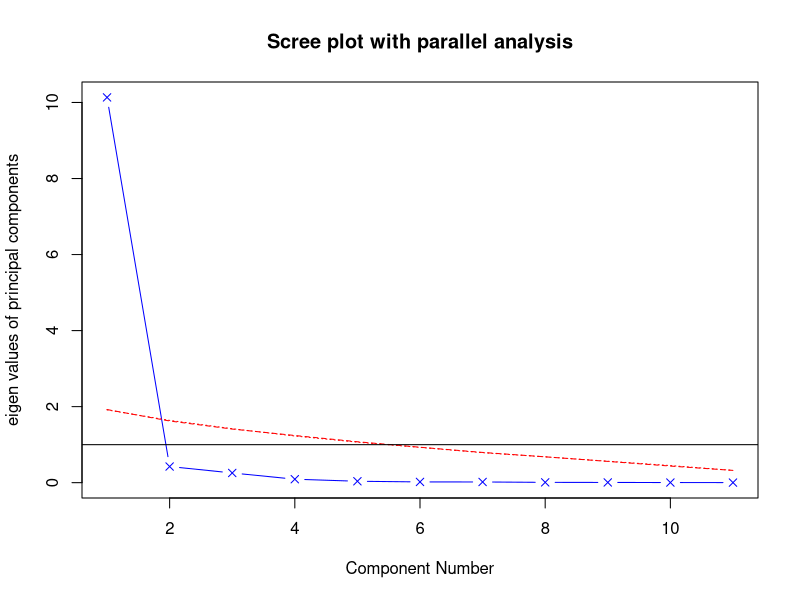
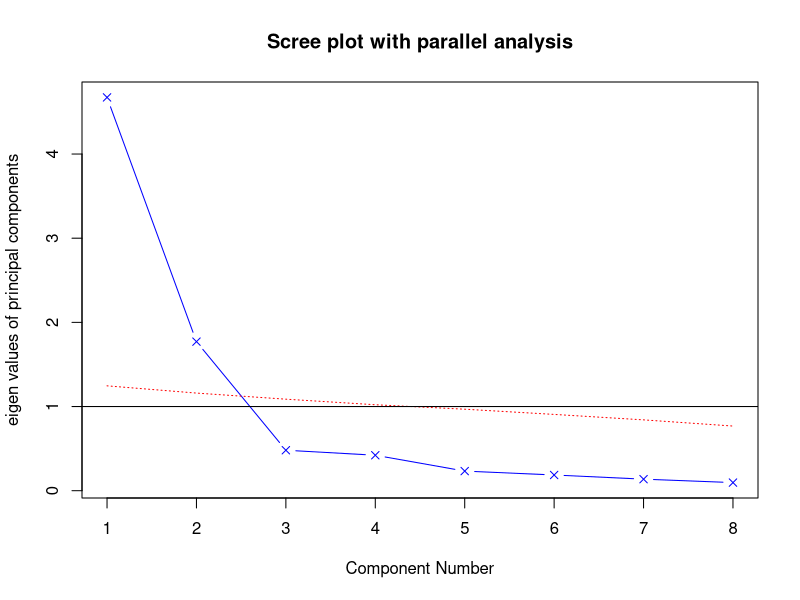
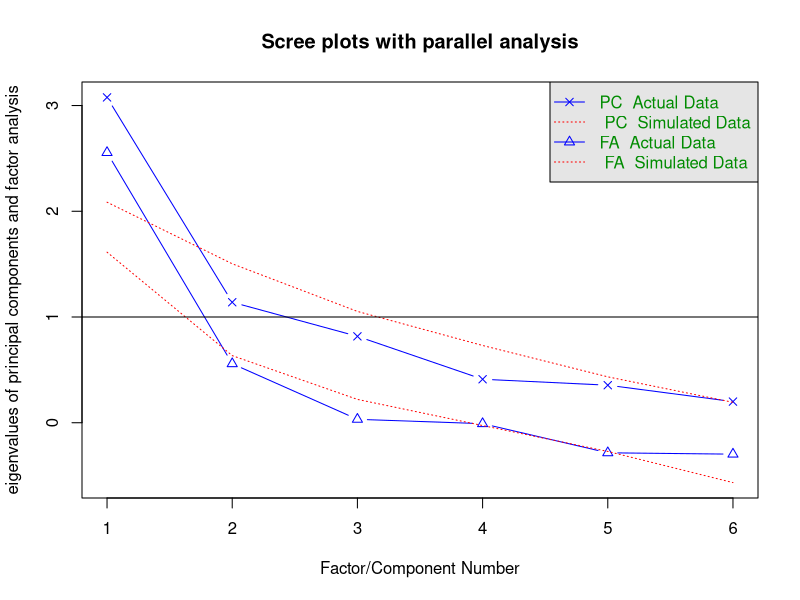
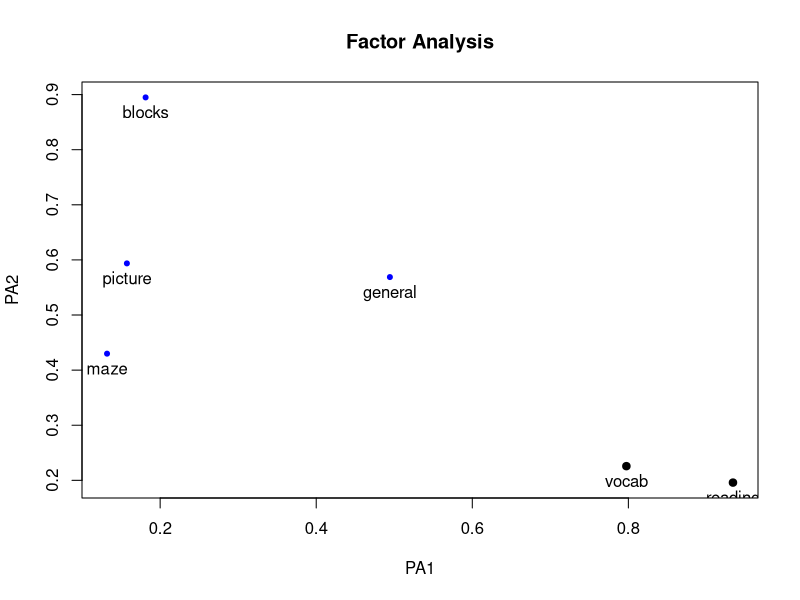
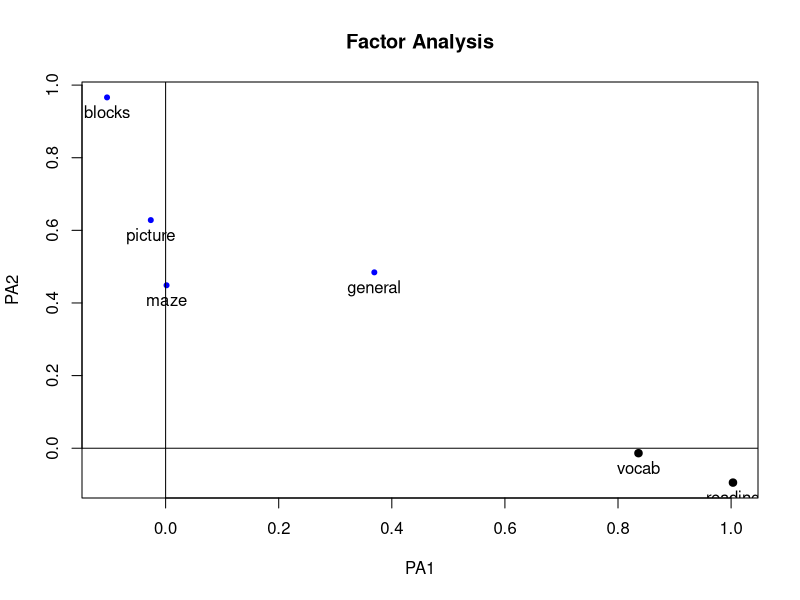
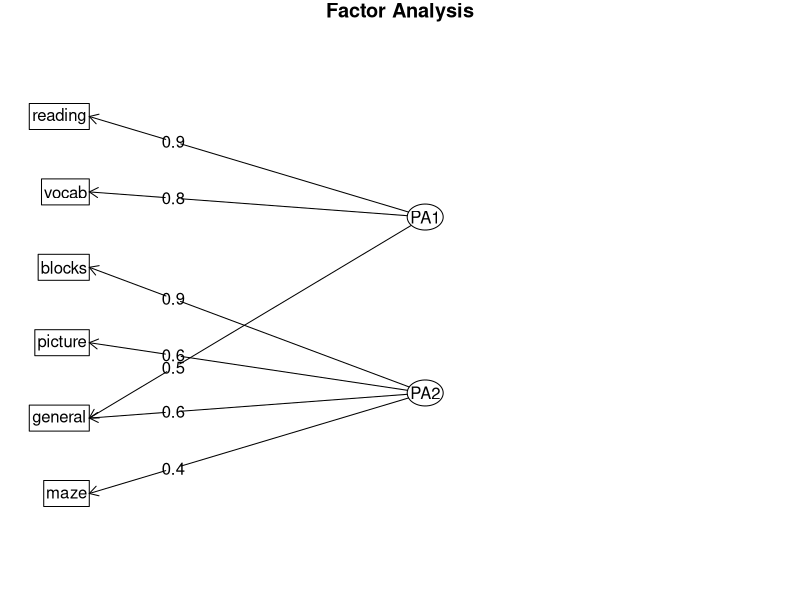
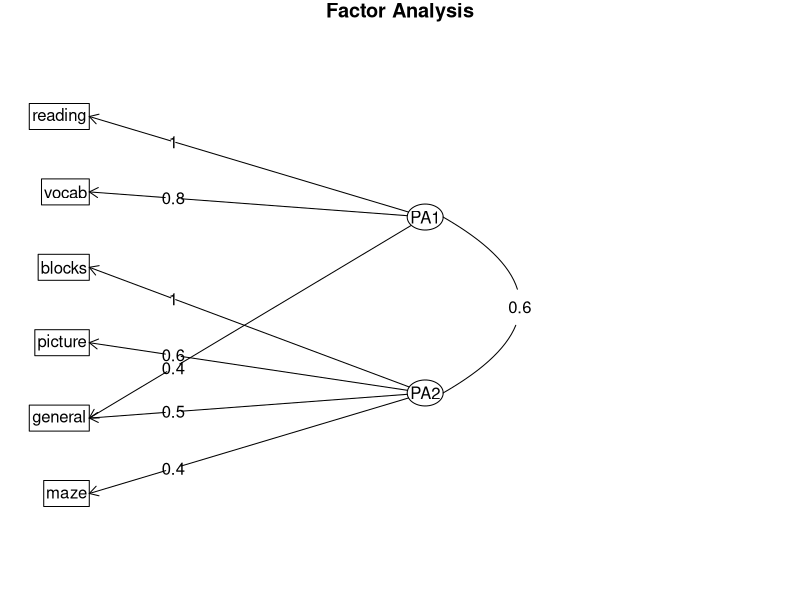
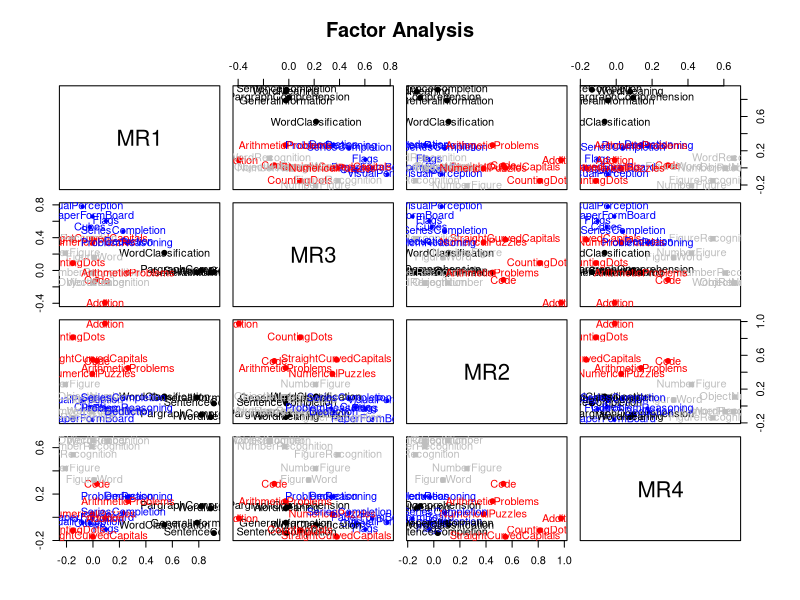

The R script that drew these images, in order:
# 14.2
library(psych)
data <- USJudgeRatings[,-1]
summary(data)

fa.parallel(data, fa="pc",
            n.iter=100, show.legend=FALSE,
            main="Scree plot with parallel analysis")

(pc <- principal(data, nfactors=1))

library(psych)
summary(Harman23.cor)

fa.parallel(Harman23.cor$cov, n.obs=302, fa="pc",
            n.iter=100, show.legend=FALSE,
            main="Scree plot with parallel analysis")

(pc <- principal(Harman23.cor$cov, nfactors=2, rotate="none"))

(rc <- principal(Harman23.cor$cov, nfactors=2, rotate="varimax"))

library(psych)
pc <- principal(USJudgeRatings[,-1], nfactors=1, score=TRUE)
head(pc$scores)

cor(USJudgeRatings$CONT, pc$scores)

library(psych)
rc <- principal(Harman23.cor$cov, nfactors=2, rotate="varimax")
round(unclass(rc$weights), 2)

# 14.3
library(psych)
(cv <- ability.cov$cov)
(cr <- cov2cor(cv))
fa.parallel(cr, n.obs=12, fa="both",
            n.iter=100, main="Scree plots with parallel analysis")
(fa <- fa(cr, nfactors=2, rotate="none", fm="pa"))

(fa.varimax <- fa(cr, nfactors=2, rotate="varimax", fm="pa"))
(fa.promax <- fa(cr, nfactors=2, rotate="promax", fm="pa"))

fsm <- function(oblique) {
  if (class(oblique)[2]=="fa" & is.null(oblique$Phi)) {
    warning("Object doesn't look like oblique EFA")
  } else {
    P <- unclass(oblique$loading)
    F <- P %*% oblique$Phi
    colnames(F) <- c("PA1", "PA2")
    return(F)
  }
}

fsm(fa.promax)

factor.plot(fa.varimax, labels=rownames(fa.promax$loadings))
factor.plot(fa.promax, labels=rownames(fa.promax$loadings))

fa.diagram(fa.varimax, simple=FALSE)
fa.diagram(fa.promax, simple=FALSE)

fa.varimax$weights
fa.promax$weights

library(psych)
(fa.24tests <- fa(Harman74.cor$cov, nfactors=4, rotate="promax"))
factor.plot(fa.24tests, labels=rownames(fa.24tests$loadings))
fa.diagram(fa.24tests, simple=TRUE)
fa.diagram(fa.24tests, simple=FALSE)
fa.24tests$weights